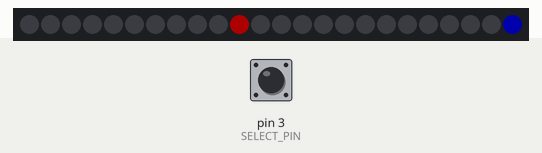
The sketch below on a simulated Arduino Uno, built with avr-gcc and run on an emulated ATmega328P. Shown: 24 RGB LEDs in strip order, left to right. The test bench sets the inputs (shaded band); at power-on: pin 3 (SELECT_PIN) LOW. Dim RGB values are drawn brighter than linear.

Above: at 2.4 s.
2.5 s: pin 3 (SELECT_PIN) pulled HIGH for 3.2 s
At 3.3 s:
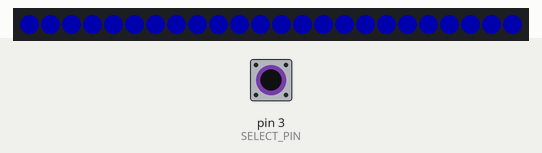
7.2 s: pin 3 (SELECT_PIN) pulled HIGH for 0.15 s
At 7.66 s:
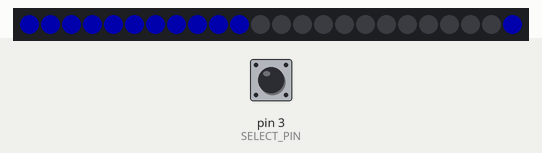
9.6 s: pin 3 (SELECT_PIN) pulled HIGH for 1 s
At 10.65 s:
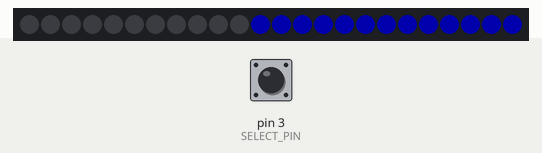
12.1 s: pin 3 (SELECT_PIN) pulled HIGH for 0.15 s
At 12.6 s:
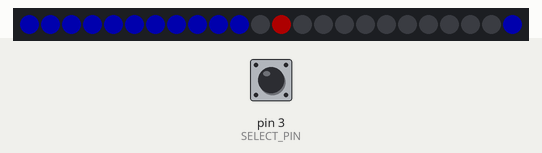

The sketch:

LED_Ring.ino
```cpp
// Ring Game by Dexter Carpenter
// Updated 12/15/2020

// https://github.com/adafruit/Adafruit_NeoPixel
#include <Adafruit_NeoPixel.h>

// Using 24 LED ring from pin 6 and 3
#define LED_PIN    6
#define LED_COUNT  24
#define SELECT_PIN 3
Adafruit_NeoPixel strip(LED_COUNT, LED_PIN, NEO_GRB + NEO_KHZ800);

//Define Variables
//int wins = 0;     // To keep track of wins
//int losses = 0;   // To keep track of losses
//int score = 0;    // To keep track of score
int RunnerSpeed = 100;  // Start running at ~100 millisecond delay

uint32_t StartUpColor = strip.Color(0, 0, 255);  // startup animation is blue
uint32_t RunnerColor = strip.Color(255, 0, 0);   // Runner color is red
uint32_t SelectorColor = strip.Color(0, 0, 255); // The selector is blue
uint32_t Green = strip.Color(0, 64, 0, 64);      // Green when user scores

bool ButtonState = 0; // Is the button pressed
bool Running = true;  // Is the runner running

void setup() {
  strip.begin();           // INITIALIZE NeoPixel strip object (REQUIRED)
  strip.show();            // Turn OFF all pixels
  strip.setBrightness(50); // Set BRIGHTNESS to about 20% (max = 255)

  pinMode(SELECT_PIN, INPUT); // Initialize pin for button

  StartUp(StartUpColor, 25); // Run startup sequence
  StartUp(strip.Color(0,   0,   0), 25); // No Color or off
}

void loop() {
  // Loop through all LEDs
  for (int a=23; Running == true; a++) {
    if (a > 23) { a = 0; } // Once runner reaches end of circle, start back at beginning

    strip.setPixelColor(a, RunnerColor);    // Set current LED to runner color
    strip.setPixelColor(a-1, 0);            // Set previous LED off
    strip.setPixelColor(23, SelectorColor); // Keep the selector in place
    strip.show();                           // Update NeoPixel
    delay(RunnerSpeed);                     // Wait according to the runner's speed

    ButtonState = digitalRead(SELECT_PIN);  // Read the button state

    if (ButtonState == HIGH) {
      if (a == 23) {  // If user and runner are on the same LED
        //score++;
        //wins++;

        RunnerSpeed *= 0.7;  // increase the runner's speed by decreasing delay time

        // Flash all LED's Green to signifiy user was correct
        for (int b=0; b < 23; b++) {
          strip.setPixelColor(b, Green);
          strip.show();
        }

        delay(200); // Wait a second

        // Then turn all LED's off
        for (int b=0; b < 23; b++) {
          strip.setPixelColor(b, strip.Color(0, 0, 0));
          strip.show();
        }
      } else {  // Else user pressed at the wrong time
        //score--;
        //losses++;
        RunnerSpeed = 100;                     // Reset the runner's speed
        StartUp(StartUpColor, 25);             // Run startup sequence
        StartUp(strip.Color(0,   0,   0), 25); // No Color or off
        a = 23;                                // Set the runner back tp the start
      }
    }
  }
}

void StartUp(uint32_t color, int wait) {
  for(int i=0; i<strip.numPixels(); i++) { // For each pixel in strip...
    strip.setPixelColor(i, color);         //  Set pixel's color (in RAM)
    strip.show();                          //  Update strip to match
    delay(wait);                           //  Pause for a moment
  }
}
```
